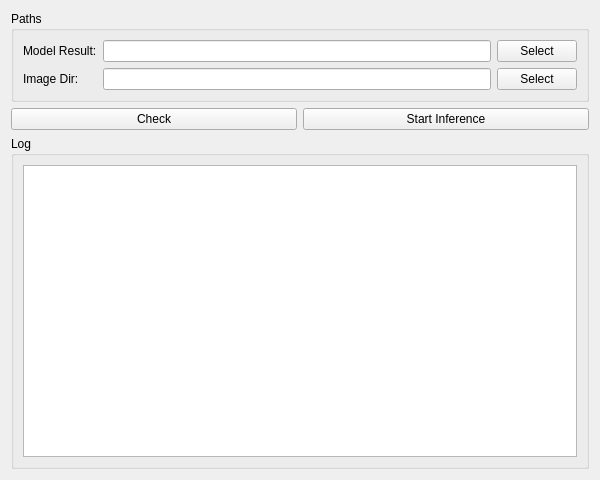
<?xml version="1.0" encoding="UTF-8"?>
<ui version="4.0">
 <class>InferWindow</class>
 <widget class="QWidget" name="InferWindow">
  <property name="geometry">
   <rect>
    <x>0</x>
    <y>0</y>
    <width>600</width>
    <height>480</height>
   </rect>
  </property>
  <property name="windowTitle">
   <string>Inference</string>
  </property>
  <layout class="QVBoxLayout" name="verticalLayout">

   <!-- 路径配置 -->
   <item>
    <widget class="QGroupBox" name="groupPaths">
     <property name="title">
      <string>Paths</string>
     </property>
     <layout class="QFormLayout">
      <!-- 模型目录 -->
      <item row="0" column="0">
       <widget class="QLabel" name="labelModel">
        <property name="text">
         <string>Model Result:</string>
        </property>
       </widget>
      </item>
      <item row="0" column="1">
       <layout class="QHBoxLayout">
        <item>
         <widget class="QLineEdit" name="line_model"/>
        </item>
        <item>
         <widget class="QPushButton" name="btn_model">
          <property name="text">
           <string>Select</string>
          </property>
         </widget>
        </item>
       </layout>
      </item>

      <!-- 待推理图片 -->
      <item row="1" column="0">
       <widget class="QLabel" name="labelImg">
        <property name="text">
         <string>Image Dir:</string>
        </property>
       </widget>
      </item>
      <item row="1" column="1">
       <layout class="QHBoxLayout">
        <item>
         <widget class="QLineEdit" name="line_img"/>
        </item>
        <item>
         <widget class="QPushButton" name="btn_img">
          <property name="text">
           <string>Select</string>
          </property>
         </widget>
        </item>
       </layout>
      </item>
     </layout>
    </widget>
   </item>

   <!-- 按钮 -->
   <item>
    <layout class="QHBoxLayout">
     <item>
      <widget class="QPushButton" name="btn_check">
       <property name="text">
        <string>Check</string>
       </property>
      </widget>
     </item>
     <item>
      <widget class="QPushButton" name="btn_start">
       <property name="text">
        <string>Start Inference</string>
       </property>
      </widget>
     </item>
    </layout>
   </item>

   <!-- 日志 -->
   <item>
    <widget class="QGroupBox" name="groupLog">
     <property name="title">
      <string>Log</string>
     </property>
     <layout class="QVBoxLayout">
      <item>
       <widget class="QTextEdit" name="text_log"/>
      </item>
     </layout>
    </widget>
   </item>

  </layout>
 </widget>
 <resources/>
 <connections/>
</ui>
